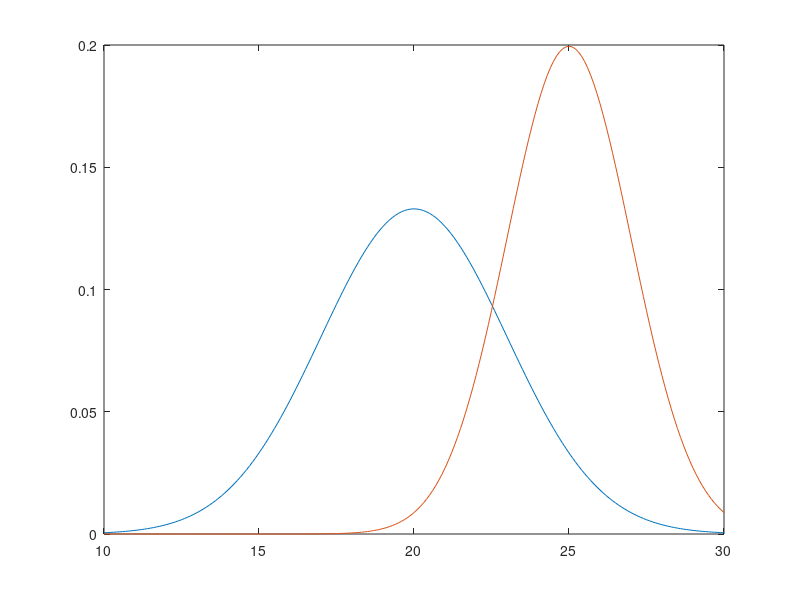
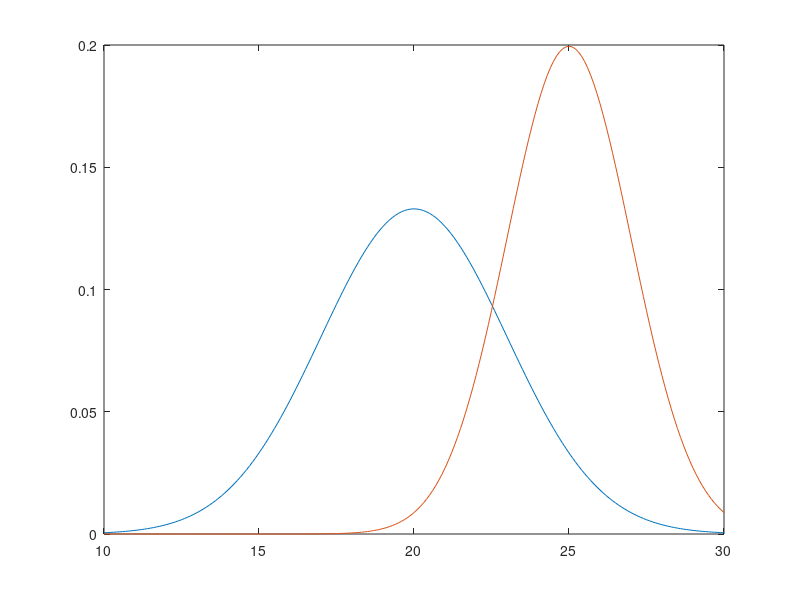
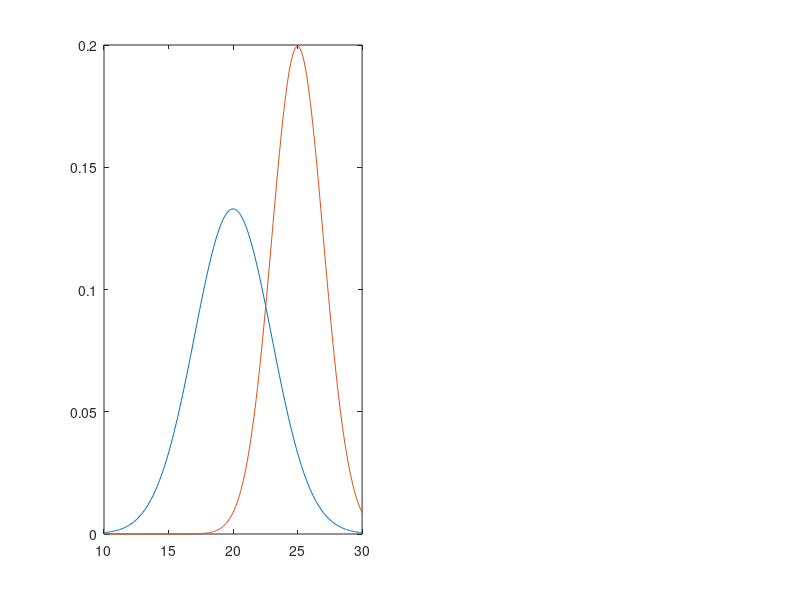

The MATLAB script that drew these images, in order: (Note: this script raises an error after producing the figures.)
clear, close, clc

%1:
%a.
randn('seed',0);
%b.
Mw1=20; Mw2=25;
Dw1=3;  Dw2=2;
x=10:0.1:30;
N=5000;
Nw1=N*0.5;   Nw2=N*0.5;
w1=normpdf(x,Mw1,Dw1);
w2=normpdf(x,Mw2,Dw2);
figure;
plot(x,w1);hold on;
plot(x,w2);hold off;
Nx1=round(Mw1+randn(1,Nw1)*Dw1);
Nx2=round(Mw2+randn(1,Nw2)*Dw2);

%c.
M1=mean(Nx1);   D1=std(Nx1);
M2=mean(Nx2);   D2=std(Nx2);

%d.
Nw1=N*0.7;  Nw2=N*0.3;
w1=normpdf(x,Mw1,Dw1);
w2=normpdf(x,Mw2,Dw2);
figure;
plot(x,w1);hold on;
plot(x,w2);hold off;
Nx1=round(Mw1+randn(1,Nw1)*Dw1);
Nx2=round(Mw2+randn(1,Nw2)*Dw2);

M1=mean(Nx1);   D1=std(Nx1);
M2=mean(Nx2);   D2=std(Nx2);

%e.
Nw1=N*0.3;  Nw2=N*0.7;
w1=normpdf(x,Mw1,Dw1);
w2=normpdf(x,Mw2,Dw2);
figure;
plot(x,w1);hold on;
plot(x,w2);hold off;
Nx1=round(Mw1+randn(1,Nw1)*Dw1);
Nx2=round(Mw2+randn(1,Nw2)*Dw2);

M1=mean(Nx1);   D1=std(Nx1);
M2=mean(Nx2);   D2=std(Nx2);

%2:
%a.
Nw1=N*0.5;   Nw2=N*0.5;
x=10:0.1:30;
w1=normpdf(x,Mw1,Dw1);
w2=normpdf(x,Mw2,Dw2);
subplot(1,2,1);plot(x,w1);hold on;
subplot(1,2,1);plot(x,w2);hold off;
X=[Mw1+randn(1,Nw1)*Dw1,Mw2+randn(1,Nw2)*Dw2];
Y=[ones(1,Nw1),2*ones(1,Nw2)];
[X,Y]=shuffle(X,Y);
x=X(1:1000);
y=Y(1:1000);

%b.
%Metodo de la distancia minima:
m1=mean(x(find(y==1)));
m2=mean(x(find(y==2)));
s1=std(x(find(y==1)));
s2=std(x(find(y==2)));
Pw1=length(find(y==1))/length(y);
Pw2=length(find(y==2))/length(y);
%Dibujo:
A=s1*s1-s2*s2;
B=2*(m1*s2*s2-m2*s1*s1);
C=2*s1*s1*s2*s2*(log(Pw1)-log(Pw2)-log(s1)+log(s2))+s1*s1*m2*m2-s2*s2*m1*m1;
x1=(-B+sqrt(B*B-4*A*C))/2/A;
x2=(-B-sqrt(B*B-4*A*C))/2/A;
xi=10:0.1:30;
subplot(1,2,2);plot(xi,log(Pw1*normpdf(xi,m1,s1)));hold on;
subplot(1,2,2);plot(xi,log(Pw2*normpdf(xi,m2,s2)),'r');hold off;

%c.
Nw1=5000*0.2;   Nw2=5000*0.8;
x=10:0.1:30;
w1=normpdf(x,Mw1,Dw1);
w2=normpdf(x,Mw2,Dw2);
subplot(1,2,1);plot(x,w1);hold on;
subplot(1,2,1);plot(x,w2);hold off;
X=[Mw1+randn(1,Nw1)*Dw1,Mw2+randn(1,Nw2)*Dw2];
Y=[ones(1,Nw1),2*ones(1,Nw2)];
[X,Y]=shuffle(X,Y);
x=X(1:1000);
y=Y(1:1000);
%Metodo de la distancia minima:
m1=mean(x(find(y==1)));
m2=mean(x(find(y==2)));
s1=std(x(find(y==1)));
s2=std(x(find(y==2)));
Pw1=length(find(y==1))/length(y);
Pw2=length(find(y==2))/length(y);
%Dibujo:
A=s1*s1-s2*s2;
B=2*(m1*s2*s2-m2*s1*s1);
C=2*s1*s1*s2*s2*(log(Pw1)-log(Pw2)-log(s1)+log(s2))+s1*s1*m2*m2-s2*s2*m1*m1;
x1=(-B+sqrt(B*B-4*A*C))/2/A;
x2=(-B-sqrt(B*B-4*A*C))/2/A;
xi=10:0.1:30;
subplot(1,2,2);plot(xi,log(Pw1*normpdf(xi,m1,s1)));hold on;
subplot(1,2,2);plot(xi,log(Pw2*normpdf(xi,m2,s2)),'r');hold off;

%d.
Nw1=5000*0.8;   Nw2=5000*0.2;
x=10:0.1:30;
w1=normpdf(x,Mw1,Dw1);
w2=normpdf(x,Mw2,Dw2);
subplot(1,2,1);plot(x,w1);hold on;
subplot(1,2,1);plot(x,w2);hold off;
X=[Mw1+randn(1,Nw1)*Dw1,Mw2+randn(1,Nw2)*Dw2];
Y=[ones(1,Nw1),2*ones(1,Nw2)];
[X,Y]=shuffle(X,Y);
x=X(1:1000);
y=Y(1:1000);
%Metodo de la distancia minima:
m1=mean(x(find(y==1)));
m2=mean(x(find(y==2)));
s1=std(x(find(y==1)));
s2=std(x(find(y==2)));
Pw1=length(find(y==1))/length(y);
Pw2=length(find(y==2))/length(y);
%Dibujo:
A=s1*s1-s2*s2;
B=2*(m1*s2*s2-m2*s1*s1);
C=2*s1*s1*s2*s2*(log(Pw1)-log(Pw2)-log(s1)+log(s2))+s1*s1*m2*m2-s2*s2*m1*m1;
x1=(-B+sqrt(B*B-4*A*C))/2/A;
x2=(-B-sqrt(B*B-4*A*C))/2/A;
xi=10:0.1:30;
subplot(1,2,2);plot(xi,log(Pw1*normpdf(xi,m1,s1)));hold on;
subplot(1,2,2);plot(xi,log(Pw2*normpdf(xi,m2,s2)),'r');hold off;